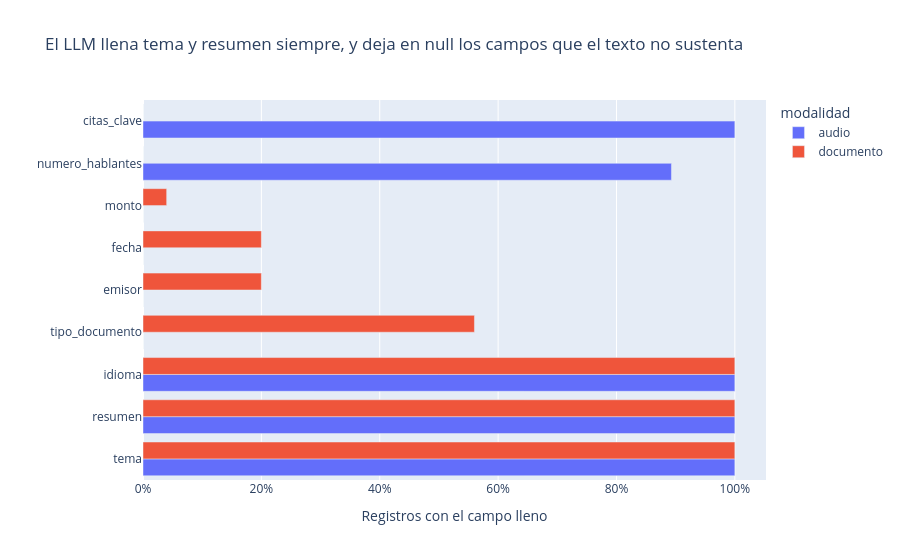

The notebook cell saved with this chart:
### Code cell
llenos = (campos.drop(columns=["id", "modalidad"]).notna() & campos.drop(columns=["id", "modalidad"]).ne(""))
llenado = llenos.groupby(campos["modalidad"]).mean().T.reset_index(names="campo").melt(id_vars="campo", var_name="modalidad", value_name="proporción")
fig = px.bar(llenado.dropna(), x="proporción", y="campo", color="modalidad", barmode="group", orientation="h",
             title="El LLM llena tema y resumen siempre, y deja en null los campos que el texto no sustenta")
fig.update_layout(xaxis_tickformat=".0%", yaxis_title="", xaxis_title="Registros con el campo lleno")
fig.show()

### Figure 1 — Plotly figure (JSON) as saved in the notebook; plotly's stock layout.template omitted (floating-point values rounded to 4 significant figures)
{"data": [{"alignmentgroup": "True", "hovertemplate": "modalidad=audio<br>proporción=%{x}<br>campo=%{y}<extra></extra>", "legendgroup": "audio", "marker": {"color": "#636efa", "pattern": {"shape": ""}}, "name": "audio", "offsetgroup": "audio", "orientation": "h", "showlegend": true, "textposition": "auto", "type": "bar", "x": [1.0, 1.0, 1.0, 0.0, 0.0, 0.0, 0.0, 0.8929, 1.0], "xaxis": "x", "y": ["tema", "resumen", "idioma", "tipo_documento", "emisor", "fecha", "monto", "numero_hablantes", "citas_clave"], "yaxis": "y"}, {"alignmentgroup": "True", "hovertemplate": "modalidad=documento<br>proporción=%{x}<br>campo=%{y}<extra></extra>", "legendgroup": "documento", "marker": {"color": "#EF553B", "pattern": {"shape": ""}}, "name": "documento", "offsetgroup": "documento", "orientation": "h", "showlegend": true, "textposition": "auto", "type": "bar", "x": [1.0, 1.0, 1.0, 0.56, 0.2, 0.2, 0.04, 0.0, 0.0], "xaxis": "x", "y": ["tema", "resumen", "idioma", "tipo_documento", "emisor", "fecha", "monto", "numero_hablantes", "citas_clave"], "yaxis": "y"}], "layout": {"barmode": "group", "legend": {"title": {"text": "modalidad"}, "tracegroupgap": 0}, "title": {"text": "El LLM llena tema y resumen siempre, y deja en null los campos que el texto no sustenta"}, "xaxis": {"anchor": "y", "domain": [0.0, 1.0], "tickformat": ".0%", "title": {"text": "Registros con el campo lleno"}}, "yaxis": {"anchor": "x", "domain": [0.0, 1.0], "title": {"text": ""}}}}
